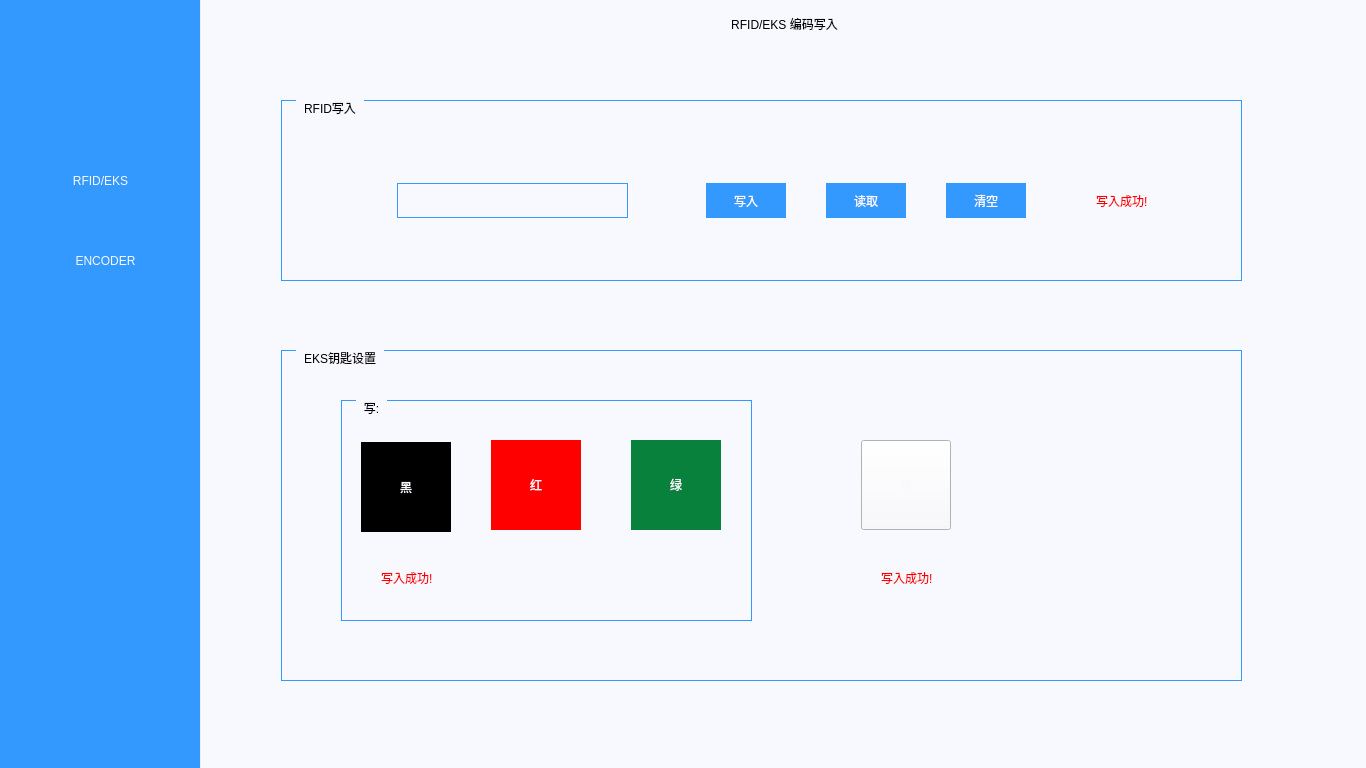
<?xml version="1.0" encoding="UTF-8"?>
<ui version="4.0">
 <class>CodeEdit</class>
 <widget class="QDialog" name="CodeEdit">
  <property name="geometry">
   <rect>
    <x>0</x>
    <y>0</y>
    <width>1366</width>
    <height>768</height>
   </rect>
  </property>
  <property name="windowTitle">
   <string>Dialog</string>
  </property>
  <widget class="QStackedWidget" name="stackedWidget_left">
   <property name="geometry">
    <rect>
     <x>201</x>
     <y>0</y>
     <width>1166</width>
     <height>768</height>
    </rect>
   </property>
   <property name="focusPolicy">
    <enum>Qt::ClickFocus</enum>
   </property>
   <property name="contextMenuPolicy">
    <enum>Qt::DefaultContextMenu</enum>
   </property>
   <property name="styleSheet">
    <string notr="true">background-color: rgb(248, 248, 255);</string>
   </property>
   <property name="currentIndex">
    <number>0</number>
   </property>
   <widget class="QWidget" name="page_17">
    <widget class="QLabel" name="label">
     <property name="geometry">
      <rect>
       <x>483</x>
       <y>3</y>
       <width>201</width>
       <height>41</height>
      </rect>
     </property>
     <property name="styleSheet">
      <string notr="true">font: 14pt &quot;黑体&quot;;</string>
     </property>
     <property name="text">
      <string>RFID/EKS 编码写入</string>
     </property>
     <property name="alignment">
      <set>Qt::AlignCenter</set>
     </property>
    </widget>
    <widget class="QGroupBox" name="groupBox">
     <property name="geometry">
      <rect>
       <x>80</x>
       <y>100</y>
       <width>961</width>
       <height>181</height>
      </rect>
     </property>
     <property name="styleSheet">
      <string notr="true">QGroupBox {
    font: 14pt &quot;黑体&quot;;
    margin-top: 1ex;
    border-width:0.5px;  
    border-style:solid;
    border-color: rgb(51, 153, 255);  
}

QGroupBox::title {
    subcontrol-origin: margin;
    subcontrol-position: top left;
    left:15px;      
    margin-left: 5px;
    margin-right: 5px;
    padding:1px;
}</string>
     </property>
     <property name="title">
      <string>RFID写入</string>
     </property>
     <widget class="QLabel" name="label_rfidReturn">
      <property name="geometry">
       <rect>
        <x>815</x>
        <y>83</y>
        <width>131</width>
        <height>35</height>
       </rect>
      </property>
      <property name="styleSheet">
       <string notr="true">font: 14pt &quot;黑体&quot;;
color: rgb(250, 0, 0);</string>
      </property>
      <property name="text">
       <string>写入成功!</string>
      </property>
     </widget>
     <widget class="QLineEdit" name="lineEdit_RFID">
      <property name="geometry">
       <rect>
        <x>116</x>
        <y>83</y>
        <width>231</width>
        <height>35</height>
       </rect>
      </property>
      <property name="focusPolicy">
       <enum>Qt::ClickFocus</enum>
      </property>
      <property name="styleSheet">
       <string notr="true">font: 14pt &quot;Arial&quot;;
border-width:1px; 
border-style:solid; 
border-color:rgb(51, 153, 255); </string>
      </property>
      <property name="text">
       <string/>
      </property>
     </widget>
     <widget class="QPushButton" name="pushButton_RFIDWrite">
      <property name="geometry">
       <rect>
        <x>425</x>
        <y>83</y>
        <width>80</width>
        <height>35</height>
       </rect>
      </property>
      <property name="focusPolicy">
       <enum>Qt::NoFocus</enum>
      </property>
      <property name="styleSheet">
       <string notr="true">font: 14pt &quot;黑体&quot;;
color: rgb(248, 248, 255);
border-style: solid;
background-color: rgb(51,153,255);</string>
      </property>
      <property name="text">
       <string>写入</string>
      </property>
      <property name="flat">
       <bool>true</bool>
      </property>
     </widget>
     <widget class="QPushButton" name="pushButton_RFIDRead">
      <property name="geometry">
       <rect>
        <x>545</x>
        <y>83</y>
        <width>80</width>
        <height>35</height>
       </rect>
      </property>
      <property name="focusPolicy">
       <enum>Qt::NoFocus</enum>
      </property>
      <property name="styleSheet">
       <string notr="true">font: 14pt &quot;黑体&quot;;
color: rgb(248, 248, 255);
border-style: solid;
background-color: rgb(51,153,255);</string>
      </property>
      <property name="text">
       <string>读取</string>
      </property>
     </widget>
     <widget class="QPushButton" name="pushButton_RFIDClear">
      <property name="geometry">
       <rect>
        <x>665</x>
        <y>83</y>
        <width>80</width>
        <height>35</height>
       </rect>
      </property>
      <property name="focusPolicy">
       <enum>Qt::NoFocus</enum>
      </property>
      <property name="styleSheet">
       <string notr="true">font: 14pt &quot;黑体&quot;;
color: rgb(248, 248, 255);
border-style: solid;
background-color: rgb(51,153,255);</string>
      </property>
      <property name="text">
       <string>清空</string>
      </property>
     </widget>
     <widget class="QLabel" name="label_RFIDState">
      <property name="geometry">
       <rect>
        <x>45</x>
        <y>85</y>
        <width>31</width>
        <height>31</height>
       </rect>
      </property>
      <property name="styleSheet">
       <string notr="true">border-image: url(:/LCD_CS351/LCD_CS351/35_all/69.bmp);</string>
      </property>
      <property name="text">
       <string/>
      </property>
     </widget>
    </widget>
    <widget class="QGroupBox" name="groupBox_2">
     <property name="geometry">
      <rect>
       <x>80</x>
       <y>350</y>
       <width>961</width>
       <height>331</height>
      </rect>
     </property>
     <property name="styleSheet">
      <string notr="true">QGroupBox {
    font: 14pt &quot;黑体&quot;;
    margin-top: 1ex;
    border-width:0.5px;  
    border-style:solid;
    border-color: rgb(51, 153, 255);  
}

QGroupBox::title {
    subcontrol-origin: margin;
    subcontrol-position: top left;
    left:15px;      
    margin-left: 5px;
    margin-right: 5px;
    padding:1px;
}</string>
     </property>
     <property name="title">
      <string>EKS钥匙设置</string>
     </property>
     <widget class="QGroupBox" name="groupBo_wirte">
      <property name="geometry">
       <rect>
        <x>60</x>
        <y>50</y>
        <width>411</width>
        <height>221</height>
       </rect>
      </property>
      <property name="title">
       <string>写:</string>
      </property>
      <widget class="QPushButton" name="pushButton_green">
       <property name="geometry">
        <rect>
         <x>290</x>
         <y>40</y>
         <width>90</width>
         <height>90</height>
        </rect>
       </property>
       <property name="focusPolicy">
        <enum>Qt::NoFocus</enum>
       </property>
       <property name="styleSheet">
        <string notr="true">font: 14pt &quot;黑体&quot;;
color: rgb(248, 248, 255);
border-style: solid;
background-color: rgb(8, 129, 60);</string>
       </property>
       <property name="text">
        <string>绿</string>
       </property>
      </widget>
      <widget class="QPushButton" name="pushButton_black">
       <property name="geometry">
        <rect>
         <x>20</x>
         <y>42</y>
         <width>90</width>
         <height>90</height>
        </rect>
       </property>
       <property name="focusPolicy">
        <enum>Qt::NoFocus</enum>
       </property>
       <property name="styleSheet">
        <string notr="true">font: 14pt &quot;黑体&quot;;
color: rgb(248, 248, 255);
border-style: solid;
background-color: rgb(0, 0, 0);</string>
       </property>
       <property name="text">
        <string>黑</string>
       </property>
      </widget>
      <widget class="QPushButton" name="pushButton_red">
       <property name="geometry">
        <rect>
         <x>150</x>
         <y>40</y>
         <width>90</width>
         <height>90</height>
        </rect>
       </property>
       <property name="focusPolicy">
        <enum>Qt::NoFocus</enum>
       </property>
       <property name="styleSheet">
        <string notr="true">
font: 14pt &quot;黑体&quot;;
color: rgb(248, 248, 255);

border-style: solid;
background-color: rgb(255, 0, 0);</string>
       </property>
       <property name="text">
        <string>红</string>
       </property>
       <property name="autoDefault">
        <bool>true</bool>
       </property>
       <property name="default">
        <bool>false</bool>
       </property>
       <property name="flat">
        <bool>false</bool>
       </property>
      </widget>
      <widget class="QLabel" name="label_key_write">
       <property name="geometry">
        <rect>
         <x>40</x>
         <y>160</y>
         <width>131</width>
         <height>35</height>
        </rect>
       </property>
       <property name="styleSheet">
        <string notr="true">font: 14pt &quot;黑体&quot;;
color: rgb(250, 0, 0);</string>
       </property>
       <property name="text">
        <string>写入成功!</string>
       </property>
      </widget>
     </widget>
     <widget class="QPushButton" name="pushButton_read">
      <property name="geometry">
       <rect>
        <x>580</x>
        <y>90</y>
        <width>90</width>
        <height>90</height>
       </rect>
      </property>
      <property name="focusPolicy">
       <enum>Qt::NoFocus</enum>
      </property>
      <property name="styleSheet">
       <string notr="true">border-image: url(:/LCD_CS351/LCD_CS351/35_all/67.bmp);
font: 14pt &quot;黑体&quot;;
color: rgb(248, 248, 255);</string>
      </property>
      <property name="text">
       <string>读</string>
      </property>
     </widget>
     <widget class="QLabel" name="label_key_read">
      <property name="geometry">
       <rect>
        <x>600</x>
        <y>210</y>
        <width>131</width>
        <height>35</height>
       </rect>
      </property>
      <property name="styleSheet">
       <string notr="true">font: 14pt &quot;黑体&quot;;
color: rgb(250, 0, 0);</string>
      </property>
      <property name="text">
       <string>写入成功!</string>
      </property>
     </widget>
    </widget>
   </widget>
   <widget class="QWidget" name="page">
    <widget class="QListWidget" name="listWidget">
     <property name="geometry">
      <rect>
       <x>60</x>
       <y>100</y>
       <width>181</width>
       <height>571</height>
      </rect>
     </property>
     <property name="font">
      <font>
       <pointsize>14</pointsize>
      </font>
     </property>
     <property name="styleSheet">
      <string notr="true">QListWidget{ border-width:1px;  
					border-style:solid;		
					border-color: rgb(51, 153, 255); }

QListWidget::item:selected{background: rgb(51, 153, 255); color:white}
QListWidget::item:selected:!active{border-width:0px; background: rgb(51, 153, 255); color:white}</string>
     </property>
     <item>
      <property name="text">
       <string>PHEVENCODER</string>
      </property>
      <property name="font">
       <font>
        <pointsize>14</pointsize>
       </font>
      </property>
     </item>
     <item>
      <property name="text">
       <string>PHEVIOPOSITION</string>
      </property>
      <property name="font">
       <font>
        <pointsize>14</pointsize>
       </font>
      </property>
     </item>
     <item>
      <property name="text">
       <string>BEVENCODER</string>
      </property>
      <property name="font">
       <font>
        <pointsize>14</pointsize>
       </font>
      </property>
     </item>
     <item>
      <property name="text">
       <string>BEVIOPOSITION</string>
      </property>
      <property name="font">
       <font>
        <pointsize>14</pointsize>
       </font>
      </property>
     </item>
    </widget>
    <widget class="QTableWidget" name="tableEncoder">
     <property name="geometry">
      <rect>
       <x>240</x>
       <y>100</y>
       <width>801</width>
       <height>571</height>
      </rect>
     </property>
     <property name="styleSheet">
      <string notr="true">QTableWidget{
    font: 14pt &quot;黑体&quot;; 
	border-width:1px;  
	border-style:solid;
	border-color: rgb(51, 153, 255);  
	background-color: rgb(248, 248, 255);
}
QTableWidget::Item{

}
QTableWidget::Item:hover{

}
QTableWidget::item:selected{
	background:lightgray; 
	color:rgb(248, 248, 255); 
}
QTableWidget::item:selected:!active{

}
QTableCornerButton::section{
	background-color: rgb(51, 153, 255);
}
QScrollBar:vertical{
width:36px;
}</string>
     </property>
    </widget>
    <widget class="QPushButton" name="btnAdd">
     <property name="geometry">
      <rect>
       <x>290</x>
       <y>700</y>
       <width>80</width>
       <height>35</height>
      </rect>
     </property>
     <property name="styleSheet">
      <string notr="true">font: 14pt &quot;黑体&quot;;
color: rgb(248, 248, 255);
border-style: solid;
background-color: rgb(51,153,255);</string>
     </property>
     <property name="text">
      <string>添加</string>
     </property>
    </widget>
    <widget class="QPushButton" name="btnInsert">
     <property name="geometry">
      <rect>
       <x>420</x>
       <y>700</y>
       <width>80</width>
       <height>35</height>
      </rect>
     </property>
     <property name="styleSheet">
      <string notr="true">font: 14pt &quot;黑体&quot;;
color: rgb(248, 248, 255);
border-style: solid;
background-color: rgb(51,153,255);</string>
     </property>
     <property name="text">
      <string>插入</string>
     </property>
    </widget>
    <widget class="QPushButton" name="btnEdit">
     <property name="geometry">
      <rect>
       <x>550</x>
       <y>700</y>
       <width>80</width>
       <height>35</height>
      </rect>
     </property>
     <property name="styleSheet">
      <string notr="true">font: 14pt &quot;黑体&quot;;
color: rgb(248, 248, 255);
border-style: solid;
background-color: rgb(51,153,255);</string>
     </property>
     <property name="text">
      <string>编辑</string>
     </property>
    </widget>
    <widget class="QPushButton" name="btnDelete">
     <property name="geometry">
      <rect>
       <x>680</x>
       <y>700</y>
       <width>80</width>
       <height>35</height>
      </rect>
     </property>
     <property name="styleSheet">
      <string notr="true">font: 14pt &quot;黑体&quot;;
color: rgb(248, 248, 255);
border-style: solid;
background-color: rgb(51,153,255);</string>
     </property>
     <property name="text">
      <string>删除</string>
     </property>
    </widget>
    <widget class="QPushButton" name="btnSave">
     <property name="geometry">
      <rect>
       <x>950</x>
       <y>700</y>
       <width>80</width>
       <height>35</height>
      </rect>
     </property>
     <property name="styleSheet">
      <string notr="true">font: 14pt &quot;黑体&quot;;
color: rgb(248, 248, 255);
border-style: solid;
background-color: rgb(51,153,255);</string>
     </property>
     <property name="text">
      <string>保存</string>
     </property>
    </widget>
    <widget class="QWidget" name="layoutWidget">
     <property name="geometry">
      <rect>
       <x>60</x>
       <y>60</y>
       <width>273</width>
       <height>33</height>
      </rect>
     </property>
     <layout class="QHBoxLayout" name="horizontalLayout">
      <item>
       <widget class="QRadioButton" name="radioBtnEn">
        <property name="styleSheet">
         <string notr="true">QRadioButton{
   font: 14pt &quot;黑体&quot;;
   spacing: 10 
}  

QRadioButton::indicator { 
   width: 25px;
   height: 25px;
   image: url(:/LCD_CS351/LCD_CS351/logo/Radio.png);
}

QRadioButton::indicator:checked { 
image: url(:/LCD_CS351/LCD_CS351/logo/Radio_check.png);
}</string>
        </property>
        <property name="text">
         <string>ENCODER</string>
        </property>
       </widget>
      </item>
      <item>
       <widget class="QRadioButton" name="radioBtnIO">
        <property name="styleSheet">
         <string notr="true">QRadioButton{
   font: 14pt &quot;黑体&quot;;
   spacing: 10 
}  

QRadioButton::indicator { 
   width: 25px;
   height: 25px;
   image: url(:/LCD_CS351/LCD_CS351/logo/Radio.png);
}

QRadioButton::indicator:checked { 
image: url(:/LCD_CS351/LCD_CS351/logo/Radio_check.png);
}</string>
        </property>
        <property name="text">
         <string>IO</string>
        </property>
       </widget>
      </item>
     </layout>
    </widget>
    <widget class="QPushButton" name="btnAddList">
     <property name="geometry">
      <rect>
       <x>60</x>
       <y>646</y>
       <width>91</width>
       <height>25</height>
      </rect>
     </property>
     <property name="styleSheet">
      <string notr="true">font: 14pt &quot;黑体&quot;;
color: rgb(248, 248, 255);
border-style: solid;
background-color: rgb(51,153,255);</string>
     </property>
     <property name="text">
      <string>添加</string>
     </property>
    </widget>
    <widget class="QPushButton" name="btnDeleteList">
     <property name="geometry">
      <rect>
       <x>151</x>
       <y>646</y>
       <width>90</width>
       <height>25</height>
      </rect>
     </property>
     <property name="styleSheet">
      <string notr="true">font: 14pt &quot;黑体&quot;;
color: rgb(248, 248, 255);
border-style: solid;
background-color: rgb(51,153,255);</string>
     </property>
     <property name="text">
      <string>删除</string>
     </property>
    </widget>
    <widget class="QLabel" name="shageLabel">
     <property name="geometry">
      <rect>
       <x>540</x>
       <y>760</y>
       <width>57</width>
       <height>15</height>
      </rect>
     </property>
     <property name="styleSheet">
      <string notr="true">background-color: rgb(0, 0, 0);</string>
     </property>
     <property name="text">
      <string/>
     </property>
    </widget>
   </widget>
  </widget>
  <widget class="QWidget" name="widget" native="true">
   <property name="geometry">
    <rect>
     <x>0</x>
     <y>0</y>
     <width>200</width>
     <height>768</height>
    </rect>
   </property>
   <property name="styleSheet">
    <string notr="true">border-style:solid;
background-color: rgb(51, 153, 255);




</string>
   </property>
   <widget class="QPushButton" name="pushButton">
    <property name="geometry">
     <rect>
      <x>69</x>
      <y>40</y>
      <width>57</width>
      <height>57</height>
     </rect>
    </property>
    <property name="focusPolicy">
     <enum>Qt::NoFocus</enum>
    </property>
    <property name="styleSheet">
     <string notr="true">background:transparent;
border-image: url(:/re/back.png);</string>
    </property>
    <property name="text">
     <string/>
    </property>
    <property name="flat">
     <bool>true</bool>
    </property>
   </widget>
   <widget class="QLabel" name="label_rfid">
    <property name="geometry">
     <rect>
      <x>16</x>
      <y>167</y>
      <width>17</width>
      <height>27</height>
     </rect>
    </property>
    <property name="styleSheet">
     <string notr="true">border-image: url(:/LCD_CS351/LCD_CS351/logo/triangle.png);</string>
    </property>
    <property name="text">
     <string/>
    </property>
   </widget>
   <widget class="QPushButton" name="pushButton_rfid">
    <property name="geometry">
     <rect>
      <x>35</x>
      <y>160</y>
      <width>131</width>
      <height>41</height>
     </rect>
    </property>
    <property name="focusPolicy">
     <enum>Qt::NoFocus</enum>
    </property>
    <property name="styleSheet">
     <string notr="true">QPushButton{
    border:none;
    background:transparent;
    font: 18pt &quot;黑体&quot;;
    color: rgb(248, 248, 255);
}</string>
    </property>
    <property name="text">
     <string>RFID/EKS</string>
    </property>
    <property name="autoDefault">
     <bool>false</bool>
    </property>
    <property name="flat">
     <bool>true</bool>
    </property>
   </widget>
   <widget class="QPushButton" name="btnEncoder">
    <property name="geometry">
     <rect>
      <x>40</x>
      <y>240</y>
      <width>131</width>
      <height>41</height>
     </rect>
    </property>
    <property name="styleSheet">
     <string notr="true">QPushButton{
    border:none;
    background:transparent;
    font: 18pt &quot;黑体&quot;;
    color: rgb(248, 248, 255);
}</string>
    </property>
    <property name="text">
     <string>ENCODER</string>
    </property>
   </widget>
  </widget>
 </widget>
 <resources/>
 <connections/>
</ui>
